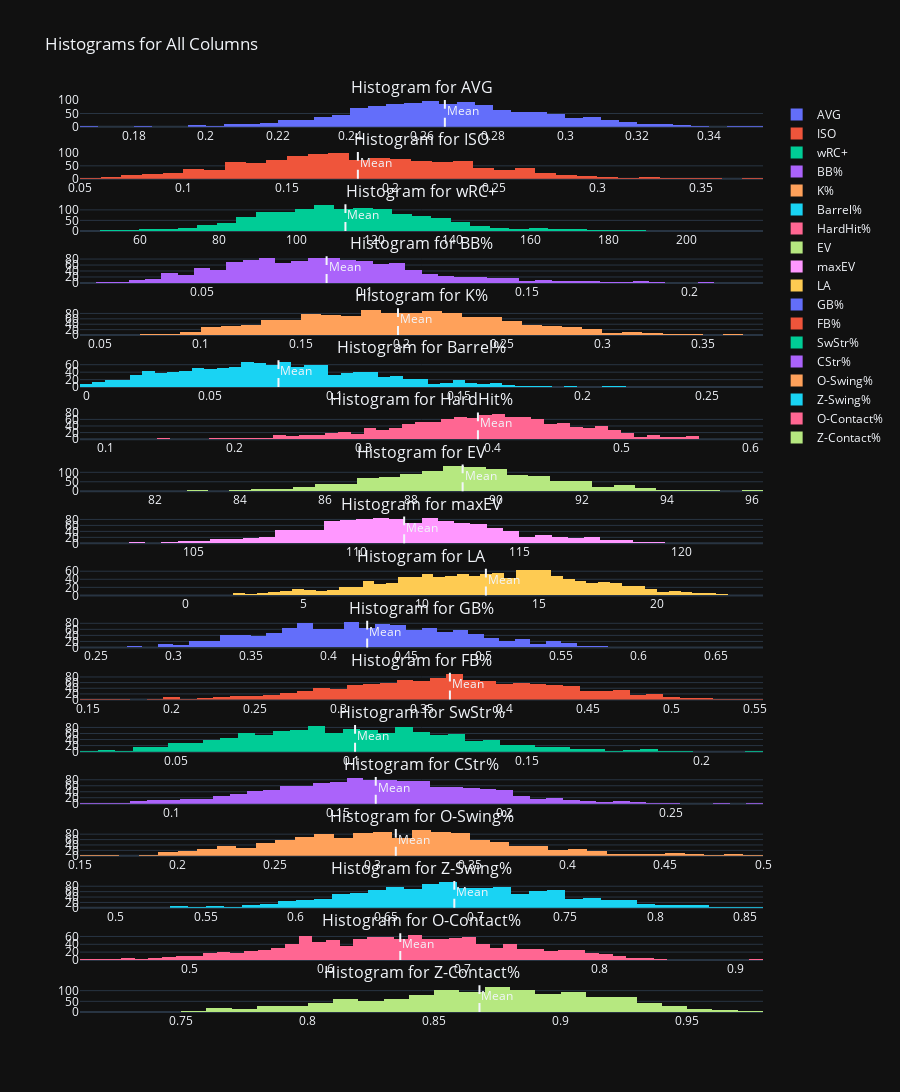

Write notebook code for a chart like this one.
### Code cell
plot_histograms(numeric_data)

### Figure 1 — Plotly figure (JSON) as saved in the notebook; plotly's stock layout.template omitted (floating-point values rounded to 4 significant figures; data arrays with more than 128 entries replaced by an {"elided": "..."} marker saying what was removed)
{"data": [{"name": "AVG", "type": "histogram", "x": {"elided": "1233 float values"}, "xaxis": "x", "yaxis": "y"}, {"name": "ISO", "type": "histogram", "x": {"elided": "1233 float values"}, "xaxis": "x2", "yaxis": "y2"}, {"name": "wRC+", "type": "histogram", "x": {"elided": "1233 int values"}, "xaxis": "x3", "yaxis": "y3"}, {"name": "BB%", "type": "histogram", "x": {"elided": "1233 float values"}, "xaxis": "x4", "yaxis": "y4"}, {"name": "K%", "type": "histogram", "x": {"elided": "1233 float values"}, "xaxis": "x5", "yaxis": "y5"}, {"name": "Barrel%", "type": "histogram", "x": {"elided": "1233 float values"}, "xaxis": "x6", "yaxis": "y6"}, {"name": "HardHit%", "type": "histogram", "x": {"elided": "1233 float values"}, "xaxis": "x7", "yaxis": "y7"}, {"name": "EV", "type": "histogram", "x": {"elided": "1233 float values"}, "xaxis": "x8", "yaxis": "y8"}, {"name": "maxEV", "type": "histogram", "x": {"elided": "1233 float values"}, "xaxis": "x9", "yaxis": "y9"}, {"name": "LA", "type": "histogram", "x": {"elided": "1233 float values"}, "xaxis": "x10", "yaxis": "y10"}, {"name": "GB%", "type": "histogram", "x": {"elided": "1233 float values"}, "xaxis": "x11", "yaxis": "y11"}, {"name": "FB%", "type": "histogram", "x": {"elided": "1233 float values"}, "xaxis": "x12", "yaxis": "y12"}, {"name": "SwStr%", "type": "histogram", "x": {"elided": "1233 float values"}, "xaxis": "x13", "yaxis": "y13"}, {"name": "CStr%", "type": "histogram", "x": {"elided": "1233 float values"}, "xaxis": "x14", "yaxis": "y14"}, {"name": "O-Swing%", "type": "histogram", "x": {"elided": "1233 float values"}, "xaxis": "x15", "yaxis": "y15"}, {"name": "Z-Swing%", "type": "histogram", "x": {"elided": "1233 float values"}, "xaxis": "x16", "yaxis": "y16"}, {"name": "O-Contact%", "type": "histogram", "x": {"elided": "1233 float values"}, "xaxis": "x17", "yaxis": "y17"}, {"name": "Z-Contact%", "type": "histogram", "x": {"elided": "1233 float values"}, "xaxis": "x18", "yaxis": "y18"}], "layout": {"annotations": [{"font": {"size": 16}, "showarrow": false, "text": "Histogram for AVG", "x": 0.5, "xanchor": "center", "xref": "paper", "y": 1.0, "yanchor": "bottom", "yref": "paper"}, {"font": {"size": 16}, "showarrow": false, "text": "Histogram for ISO", "x": 0.5, "xanchor": "center", "xref": "paper", "y": 0.9429, "yanchor": "bottom", "yref": "paper"}, {"font": {"size": 16}, "showarrow": false, "text": "Histogram for wRC+", "x": 0.5, "xanchor": "center", "xref": "paper", "y": 0.8858, "yanchor": "bottom", "yref": "paper"}, {"font": {"size": 16}, "showarrow": false, "text": "Histogram for BB%", "x": 0.5, "xanchor": "center", "xref": "paper", "y": 0.8287, "yanchor": "bottom", "yref": "paper"}, {"font": {"size": 16}, "showarrow": false, "text": "Histogram for K%", "x": 0.5, "xanchor": "center", "xref": "paper", "y": 0.7716, "yanchor": "bottom", "yref": "paper"}, {"font": {"size": 16}, "showarrow": false, "text": "Histogram for Barrel%", "x": 0.5, "xanchor": "center", "xref": "paper", "y": 0.7145, "yanchor": "bottom", "yref": "paper"}, {"font": {"size": 16}, "showarrow": false, "text": "Histogram for HardHit%", "x": 0.5, "xanchor": "center", "xref": "paper", "y": 0.6574, "yanchor": "bottom", "yref": "paper"}, {"font": {"size": 16}, "showarrow": false, "text": "Histogram for EV", "x": 0.5, "xanchor": "center", "xref": "paper", "y": 0.6003, "yanchor": "bottom", "yref": "paper"}, {"font": {"size": 16}, "showarrow": false, "text": "Histogram for maxEV", "x": 0.5, "xanchor": "center", "xref": "paper", "y": 0.5432, "yanchor": "bottom", "yref": "paper"}, {"font": {"size": 16}, "showarrow": false, "text": "Histogram for LA", "x": 0.5, "xanchor": "center", "xref": "paper", "y": 0.4861, "yanchor": "bottom", "yref": "paper"}, {"font": {"size": 16}, "showarrow": false, "text": "Histogram for GB%", "x": 0.5, "xanchor": "center", "xref": "paper", "y": 0.429, "yanchor": "bottom", "yref": "paper"}, {"font": {"size": 16}, "showarrow": false, "text": "Histogram for FB%", "x": 0.5, "xanchor": "center", "xref": "paper", "y": 0.3719, "yanchor": "bottom", "yref": "paper"}, {"font": {"size": 16}, "showarrow": false, "text": "Histogram for SwStr%", "x": 0.5, "xanchor": "center", "xref": "paper", "y": 0.3148, "yanchor": "bottom", "yref": "paper"}, {"font": {"size": 16}, "showarrow": false, "text": "Histogram for CStr%", "x": 0.5, "xanchor": "center", "xref": "paper", "y": 0.2577, "yanchor": "bottom", "yref": "paper"}, {"font": {"size": 16}, "showarrow": false, "text": "Histogram for O-Swing%", "x": 0.5, "xanchor": "center", "xref": "paper", "y": 0.2006, "yanchor": "bottom", "yref": "paper"}, {"font": {"size": 16}, "showarrow": false, "text": "Histogram for Z-Swing%", "x": 0.5, "xanchor": "center", "xref": "paper", "y": 0.1435, "yanchor": "bottom", "yref": "paper"}, {"font": {"size": 16}, "showarrow": false, "text": "Histogram for O-Contact%", "x": 0.5, "xanchor": "center", "xref": "paper", "y": 0.08642, "yanchor": "bottom", "yref": "paper"}, {"font": {"size": 16}, "showarrow": false, "text": "Histogram for Z-Contact%", "x": 0.5, "xanchor": "center", "xref": "paper", "y": 0.02932, "yanchor": "bottom", "yref": "paper"}, {"showarrow": false, "text": "Mean", "x": 0.2665, "xanchor": "left", "xref": "x", "y": 1, "yanchor": "top", "yref": "y domain"}, {"showarrow": false, "text": "Mean", "x": 0.1843, "xanchor": "left", "xref": "x2", "y": 1, "yanchor": "top", "yref": "y2 domain"}, {"showarrow": false, "text": "Mean", "x": 112.5, "xanchor": "left", "xref": "x3", "y": 1, "yanchor": "top", "yref": "y3 domain"}, {"showarrow": false, "text": "Mean", "x": 0.08832, "xanchor": "left", "xref": "x4", "y": 1, "yanchor": "top", "yref": "y4 domain"}, {"showarrow": false, "text": "Mean", "x": 0.1983, "xanchor": "left", "xref": "x5", "y": 1, "yanchor": "top", "yref": "y5 domain"}, {"showarrow": false, "text": "Mean", "x": 0.07741, "xanchor": "left", "xref": "x6", "y": 1, "yanchor": "top", "yref": "y6 domain"}, {"showarrow": false, "text": "Mean", "x": 0.3888, "xanchor": "left", "xref": "x7", "y": 1, "yanchor": "top", "yref": "y7 domain"}, {"showarrow": false, "text": "Mean", "x": 89.21, "xanchor": "left", "xref": "x8", "y": 1, "yanchor": "top", "yref": "y8 domain"}, {"showarrow": false, "text": "Mean", "x": 111.5, "xanchor": "left", "xref": "x9", "y": 1, "yanchor": "top", "yref": "y9 domain"}, {"showarrow": false, "text": "Mean", "x": 12.73, "xanchor": "left", "xref": "x10", "y": 1, "yanchor": "top", "yref": "y10 domain"}, {"showarrow": false, "text": "Mean", "x": 0.425, "xanchor": "left", "xref": "x11", "y": 1, "yanchor": "top", "yref": "y11 domain"}, {"showarrow": false, "text": "Mean", "x": 0.3671, "xanchor": "left", "xref": "x12", "y": 1, "yanchor": "top", "yref": "y12 domain"}, {"showarrow": false, "text": "Mean", "x": 0.101, "xanchor": "left", "xref": "x13", "y": 1, "yanchor": "top", "yref": "y13 domain"}, {"showarrow": false, "text": "Mean", "x": 0.1613, "xanchor": "left", "xref": "x14", "y": 1, "yanchor": "top", "yref": "y14 domain"}, {"showarrow": false, "text": "Mean", "x": 0.3118, "xanchor": "left", "xref": "x15", "y": 1, "yanchor": "top", "yref": "y15 domain"}, {"showarrow": false, "text": "Mean", "x": 0.6883, "xanchor": "left", "xref": "x16", "y": 1, "yanchor": "top", "yref": "y16 domain"}, {"showarrow": false, "text": "Mean", "x": 0.6545, "xanchor": "left", "xref": "x17", "y": 1, "yanchor": "top", "yref": "y17 domain"}, {"showarrow": false, "text": "Mean", "x": 0.8679, "xanchor": "left", "xref": "x18", "y": 1, "yanchor": "top", "yref": "y18 domain"}], "height": 7200, "shapes": [{"line": {"dash": "dash"}, "type": "line", "x0": 0.2665, "x1": 0.2665, "xref": "x", "y0": 0, "y1": 1, "yref": "y domain"}, {"line": {"dash": "dash"}, "type": "line", "x0": 0.1843, "x1": 0.1843, "xref": "x2", "y0": 0, "y1": 1, "yref": "y2 domain"}, {"line": {"dash": "dash"}, "type": "line", "x0": 112.5, "x1": 112.5, "xref": "x3", "y0": 0, "y1": 1, "yref": "y3 domain"}, {"line": {"dash": "dash"}, "type": "line", "x0": 0.08832, "x1": 0.08832, "xref": "x4", "y0": 0, "y1": 1, "yref": "y4 domain"}, {"line": {"dash": "dash"}, "type": "line", "x0": 0.1983, "x1": 0.1983, "xref": "x5", "y0": 0, "y1": 1, "yref": "y5 domain"}, {"line": {"dash": "dash"}, "type": "line", "x0": 0.07741, "x1": 0.07741, "xref": "x6", "y0": 0, "y1": 1, "yref": "y6 domain"}, {"line": {"dash": "dash"}, "type": "line", "x0": 0.3888, "x1": 0.3888, "xref": "x7", "y0": 0, "y1": 1, "yref": "y7 domain"}, {"line": {"dash": "dash"}, "type": "line", "x0": 89.21, "x1": 89.21, "xref": "x8", "y0": 0, "y1": 1, "yref": "y8 domain"}, {"line": {"dash": "dash"}, "type": "line", "x0": 111.5, "x1": 111.5, "xref": "x9", "y0": 0, "y1": 1, "yref": "y9 domain"}, {"line": {"dash": "dash"}, "type": "line", "x0": 12.73, "x1": 12.73, "xref": "x10", "y0": 0, "y1": 1, "yref": "y10 domain"}, {"line": {"dash": "dash"}, "type": "line", "x0": 0.425, "x1": 0.425, "xref": "x11", "y0": 0, "y1": 1, "yref": "y11 domain"}, {"line": {"dash": "dash"}, "type": "line", "x0": 0.3671, "x1": 0.3671, "xref": "x12", "y0": 0, "y1": 1, "yref": "y12 domain"}, {"line": {"dash": "dash"}, "type": "line", "x0": 0.101, "x1": 0.101, "xref": "x13", "y0": 0, "y1": 1, "yref": "y13 domain"}, {"line": {"dash": "dash"}, "type": "line", "x0": 0.1613, "x1": 0.1613, "xref": "x14", "y0": 0, "y1": 1, "yref": "y14 domain"}, {"line": {"dash": "dash"}, "type": "line", "x0": 0.3118, "x1": 0.3118, "xref": "x15", "y0": 0, "y1": 1, "yref": "y15 domain"}, {"line": {"dash": "dash"}, "type": "line", "x0": 0.6883, "x1": 0.6883, "xref": "x16", "y0": 0, "y1": 1, "yref": "y16 domain"}, {"line": {"dash": "dash"}, "type": "line", "x0": 0.6545, "x1": 0.6545, "xref": "x17", "y0": 0, "y1": 1, "yref": "y17 domain"}, {"line": {"dash": "dash"}, "type": "line", "x0": 0.8679, "x1": 0.8679, "xref": "x18", "y0": 0, "y1": 1, "yref": "y18 domain"}], "title": {"text": "Histograms for All Columns"}, "xaxis": {"anchor": "y", "domain": [0, 1]}, "xaxis10": {"anchor": "y10", "domain": [0, 1]}, "xaxis11": {"anchor": "y11", "domain": [0, 1]}, "xaxis12": {"anchor": "y12", "domain": [0, 1]}, "xaxis13": {"anchor": "y13", "domain": [0, 1]}, "xaxis14": {"anchor": "y14", "domain": [0, 1]}, "xaxis15": {"anchor": "y15", "domain": [0, 1]}, "xaxis16": {"anchor": "y16", "domain": [0, 1]}, "xaxis17": {"anchor": "y17", "domain": [0, 1]}, "xaxis18": {"anchor": "y18", "domain": [0, 1]}, "xaxis2": {"anchor": "y2", "domain": [0, 1]}, "xaxis3": {"anchor": "y3", "domain": [0, 1]}, "xaxis4": {"anchor": "y4", "domain": [0, 1]}, "xaxis5": {"anchor": "y5", "domain": [0, 1]}, "xaxis6": {"anchor": "y6", "domain": [0, 1]}, "xaxis7": {"anchor": "y7", "domain": [0, 1]}, "xaxis8": {"anchor": "y8", "domain": [0, 1]}, "xaxis9": {"anchor": "y9", "domain": [0, 1]}, "yaxis": {"anchor": "x", "domain": [0.9707, 1]}, "yaxis10": {"anchor": "x10", "domain": [0.4568, 0.4861]}, "yaxis11": {"anchor": "x11", "domain": [0.3997, 0.429]}, "yaxis12": {"anchor": "x12", "domain": [0.3426, 0.3719]}, "yaxis13": {"anchor": "x13", "domain": [0.2855, 0.3148]}, "yaxis14": {"anchor": "x14", "domain": [0.2284, 0.2577]}, "yaxis15": {"anchor": "x15", "domain": [0.1713, 0.2006]}, "yaxis16": {"anchor": "x16", "domain": [0.1142, 0.1435]}, "yaxis17": {"anchor": "x17", "domain": [0.0571, 0.08642]}, "yaxis18": {"anchor": "x18", "domain": [0, 0.02932]}, "yaxis2": {"anchor": "x2", "domain": [0.9136, 0.9429]}, "yaxis3": {"anchor": "x3", "domain": [0.8565, 0.8858]}, "yaxis4": {"anchor": "x4", "domain": [0.7994, 0.8287]}, "yaxis5": {"anchor": "x5", "domain": [0.7423, 0.7716]}, "yaxis6": {"anchor": "x6", "domain": [0.6852, 0.7145]}, "yaxis7": {"anchor": "x7", "domain": [0.6281, 0.6574]}, "yaxis8": {"anchor": "x8", "domain": [0.571, 0.6003]}, "yaxis9": {"anchor": "x9", "domain": [0.5139, 0.5432]}}}
